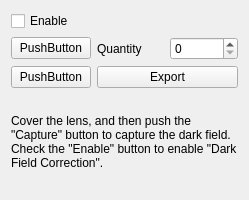
<?xml version="1.0" encoding="UTF-8"?>
<ui version="4.0">
 <class>FormDarkField</class>
 <widget class="QWidget" name="FormDarkField">
  <property name="geometry">
   <rect>
    <x>0</x>
    <y>0</y>
    <width>249</width>
    <height>200</height>
   </rect>
  </property>
  <property name="windowTitle">
   <string>Form</string>
  </property>
  <layout class="QGridLayout" name="gridLayout">
   <item row="0" column="0">
    <widget class="QCheckBox" name="checkBox">
     <property name="text">
      <string>Enable</string>
     </property>
    </widget>
   </item>
   <item row="1" column="0">
    <widget class="QPushButton" name="pushButton">
     <property name="text">
      <string>PushButton</string>
     </property>
    </widget>
   </item>
   <item row="1" column="1">
    <widget class="QLabel" name="label">
     <property name="text">
      <string>Quantity</string>
     </property>
    </widget>
   </item>
   <item row="1" column="2">
    <widget class="QSpinBox" name="spinBox"/>
   </item>
   <item row="2" column="0">
    <widget class="QPushButton" name="pushButton_2">
     <property name="text">
      <string>PushButton</string>
     </property>
    </widget>
   </item>
   <item row="2" column="1" colspan="2">
    <widget class="QPushButton" name="pushButton_3">
     <property name="text">
      <string>Export</string>
     </property>
    </widget>
   </item>
   <item row="3" column="0" colspan="3">
    <widget class="QLabel" name="label_2">
     <property name="minimumSize">
      <size>
       <width>0</width>
       <height>77</height>
      </size>
     </property>
     <property name="text">
      <string>Cover the lens, and then push the &quot;Capture&quot; button to capture the dark field. Check the &quot;Enable&quot; button to enable &quot;Dark Field Correction&quot;.</string>
     </property>
     <property name="wordWrap">
      <bool>true</bool>
     </property>
    </widget>
   </item>
  </layout>
 </widget>
 <resources/>
 <connections/>
</ui>
